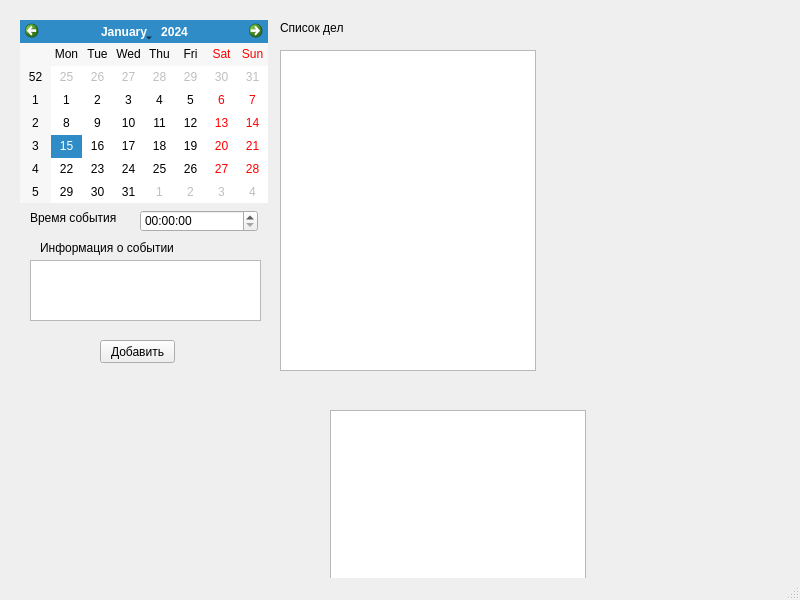
<?xml version="1.0" encoding="UTF-8"?>
<ui version="4.0">
 <class>MainWindow</class>
 <widget class="QMainWindow" name="MainWindow">
  <property name="geometry">
   <rect>
    <x>0</x>
    <y>0</y>
    <width>800</width>
    <height>600</height>
   </rect>
  </property>
  <property name="windowTitle">
   <string>MainWindow</string>
  </property>
  <widget class="QWidget" name="centralwidget">
   <widget class="QCalendarWidget" name="calendarWidget">
    <property name="geometry">
     <rect>
      <x>20</x>
      <y>20</y>
      <width>248</width>
      <height>183</height>
     </rect>
    </property>
   </widget>
   <widget class="QTimeEdit" name="timeEdit">
    <property name="geometry">
     <rect>
      <x>140</x>
      <y>210</y>
      <width>118</width>
      <height>22</height>
     </rect>
    </property>
   </widget>
   <widget class="QListView" name="listView">
    <property name="geometry">
     <rect>
      <x>280</x>
      <y>50</y>
      <width>256</width>
      <height>321</height>
     </rect>
    </property>
   </widget>
   <widget class="QTextEdit" name="textEdit">
    <property name="geometry">
     <rect>
      <x>30</x>
      <y>260</y>
      <width>231</width>
      <height>61</height>
     </rect>
    </property>
   </widget>
   <widget class="QLabel" name="label">
    <property name="geometry">
     <rect>
      <x>30</x>
      <y>210</y>
      <width>91</width>
      <height>16</height>
     </rect>
    </property>
    <property name="text">
     <string>Время события</string>
    </property>
   </widget>
   <widget class="QLabel" name="label_2">
    <property name="geometry">
     <rect>
      <x>40</x>
      <y>240</y>
      <width>161</width>
      <height>16</height>
     </rect>
    </property>
    <property name="text">
     <string>Информация о событии</string>
    </property>
   </widget>
   <widget class="QLabel" name="label_3">
    <property name="geometry">
     <rect>
      <x>280</x>
      <y>20</y>
      <width>161</width>
      <height>16</height>
     </rect>
    </property>
    <property name="text">
     <string>Список дел</string>
    </property>
   </widget>
   <widget class="QPushButton" name="pushButton">
    <property name="geometry">
     <rect>
      <x>100</x>
      <y>340</y>
      <width>75</width>
      <height>23</height>
     </rect>
    </property>
    <property name="text">
     <string>Добавить</string>
    </property>
   </widget>
   <widget class="QListWidget" name="listWidget">
    <property name="geometry">
     <rect>
      <x>330</x>
      <y>410</y>
      <width>256</width>
      <height>192</height>
     </rect>
    </property>
   </widget>
  </widget>
  <widget class="QMenuBar" name="menubar">
   <property name="geometry">
    <rect>
     <x>0</x>
     <y>0</y>
     <width>800</width>
     <height>21</height>
    </rect>
   </property>
  </widget>
  <widget class="QStatusBar" name="statusbar"/>
 </widget>
 <resources/>
 <connections/>
</ui>
